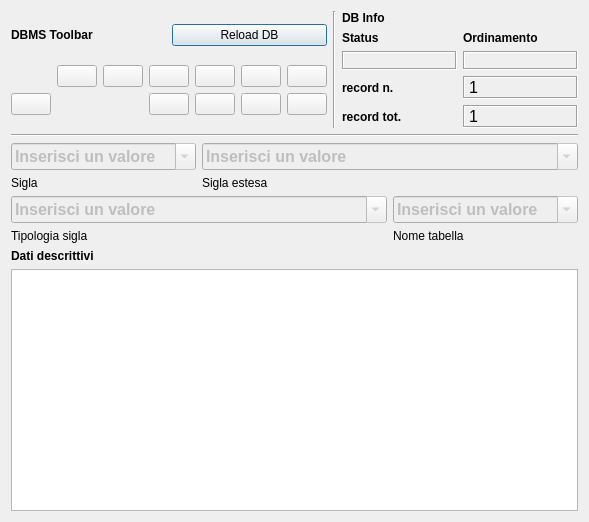
<?xml version="1.0" encoding="UTF-8"?>
<ui version="4.0">
 <class>DialogThesaurus</class>
 <widget class="QDialog" name="DialogThesaurus">
  <property name="geometry">
   <rect>
    <x>0</x>
    <y>0</y>
    <width>589</width>
    <height>522</height>
   </rect>
  </property>
  <property name="minimumSize">
   <size>
    <width>540</width>
    <height>400</height>
   </size>
  </property>
  <property name="windowTitle">
   <string>pyArchInit Gestione Beni culturali - Thesaurus</string>
  </property>
  <property name="windowIcon">
   <iconset resource="resources.qrc">
    <normaloff>:/images/iconSite.png</normaloff>:/images/iconSite.png</iconset>
  </property>
  <layout class="QGridLayout" name="gridLayout_6">
   <item row="0" column="0" colspan="3">
    <layout class="QHBoxLayout" name="horizontalLayout">
     <item>
      <layout class="QGridLayout" name="gridLayout_2">
       <item row="0" column="0">
        <widget class="QLabel" name="label_29">
         <property name="font">
          <font>
           <weight>75</weight>
           <bold>true</bold>
          </font>
         </property>
         <property name="text">
          <string>DBMS Toolbar</string>
         </property>
        </widget>
       </item>
       <item row="0" column="1">
        <widget class="QPushButton" name="pushButton_connect">
         <property name="text">
          <string>Reload DB</string>
         </property>
        </widget>
       </item>
       <item row="1" column="0" colspan="2">
        <layout class="QGridLayout" name="gridLayout">
         <item row="0" column="5">
          <widget class="QPushButton" name="pushButton_first_rec">
           <property name="toolTip">
            <string>First rec</string>
           </property>
           <property name="text">
            <string/>
           </property>
           <property name="icon">
            <iconset resource="resources.qrc">
             <normaloff>:/images/5_leftArrows.png</normaloff>:/images/5_leftArrows.png</iconset>
           </property>
          </widget>
         </item>
         <item row="0" column="6">
          <widget class="QPushButton" name="pushButton_next_rec">
           <property name="toolTip">
            <string>Next rec</string>
           </property>
           <property name="text">
            <string/>
           </property>
           <property name="icon">
            <iconset resource="resources.qrc">
             <normaloff>:/images/6_rightArrow.png</normaloff>:/images/6_rightArrow.png</iconset>
           </property>
          </widget>
         </item>
         <item row="0" column="7">
          <widget class="QPushButton" name="pushButton_last_rec">
           <property name="toolTip">
            <string>Last rec</string>
           </property>
           <property name="text">
            <string/>
           </property>
           <property name="icon">
            <iconset resource="resources.qrc">
             <normaloff>:/images/7_rightArrows.png</normaloff>:/images/7_rightArrows.png</iconset>
           </property>
          </widget>
         </item>
         <item row="0" column="8">
          <widget class="QPushButton" name="pushButton_new_rec">
           <property name="font">
            <font>
             <pointsize>9</pointsize>
            </font>
           </property>
           <property name="toolTip">
            <string>New record</string>
           </property>
           <property name="text">
            <string/>
           </property>
           <property name="icon">
            <iconset resource="resources.qrc">
             <normaloff>:/images/newrec.png</normaloff>:/images/newrec.png</iconset>
           </property>
          </widget>
         </item>
         <item row="0" column="9">
          <widget class="QPushButton" name="pushButton_save">
           <property name="font">
            <font>
             <pointsize>9</pointsize>
            </font>
           </property>
           <property name="toolTip">
            <string>Save</string>
           </property>
           <property name="text">
            <string/>
           </property>
           <property name="icon">
            <iconset resource="resources.qrc">
             <normaloff>:/images/b_save.png</normaloff>:/images/b_save.png</iconset>
           </property>
           <property name="autoDefault">
            <bool>false</bool>
           </property>
          </widget>
         </item>
         <item row="1" column="6">
          <widget class="QPushButton" name="pushButton_new_search">
           <property name="font">
            <font>
             <pointsize>9</pointsize>
            </font>
           </property>
           <property name="toolTip">
            <string>new search</string>
           </property>
           <property name="text">
            <string/>
           </property>
           <property name="icon">
            <iconset resource="resources.qrc">
             <normaloff>:/images/new_search.png</normaloff>:/images/new_search.png</iconset>
           </property>
          </widget>
         </item>
         <item row="1" column="7">
          <widget class="QPushButton" name="pushButton_search_go">
           <property name="font">
            <font>
             <pointsize>9</pointsize>
            </font>
           </property>
           <property name="toolTip">
            <string>search !!!</string>
           </property>
           <property name="text">
            <string/>
           </property>
           <property name="icon">
            <iconset resource="resources.qrc">
             <normaloff>:/images/search.png</normaloff>:/images/search.png</iconset>
           </property>
          </widget>
         </item>
         <item row="1" column="8">
          <widget class="QPushButton" name="pushButton_sort">
           <property name="font">
            <font>
             <pointsize>9</pointsize>
            </font>
           </property>
           <property name="toolTip">
            <string>Order by</string>
           </property>
           <property name="text">
            <string/>
           </property>
           <property name="icon">
            <iconset resource="resources.qrc">
             <normaloff>:/images/sort.png</normaloff>:/images/sort.png</iconset>
           </property>
          </widget>
         </item>
         <item row="1" column="9">
          <widget class="QPushButton" name="pushButton_view_all">
           <property name="font">
            <font>
             <pointsize>9</pointsize>
            </font>
           </property>
           <property name="toolTip">
            <string>View alls records</string>
           </property>
           <property name="text">
            <string/>
           </property>
           <property name="icon">
            <iconset resource="resources.qrc">
             <normaloff>:/images/view_all.png</normaloff>:/images/view_all.png</iconset>
           </property>
          </widget>
         </item>
         <item row="0" column="4">
          <widget class="QPushButton" name="pushButton_prev_rec">
           <property name="toolTip">
            <string>Prev rec</string>
           </property>
           <property name="text">
            <string/>
           </property>
           <property name="icon">
            <iconset resource="resources.qrc">
             <normaloff>:/images/4_leftArrow.png</normaloff>:/images/4_leftArrow.png</iconset>
           </property>
          </widget>
         </item>
         <item row="1" column="2">
          <widget class="QPushButton" name="pushButton_delete">
           <property name="enabled">
            <bool>true</bool>
           </property>
           <property name="font">
            <font>
             <pointsize>9</pointsize>
            </font>
           </property>
           <property name="toolTip">
            <string>Delete record</string>
           </property>
           <property name="text">
            <string/>
           </property>
           <property name="icon">
            <iconset resource="resources.qrc">
             <normaloff>:/images/delete.png</normaloff>:/images/delete.png</iconset>
           </property>
          </widget>
         </item>
        </layout>
       </item>
      </layout>
     </item>
     <item>
      <widget class="Line" name="line_6">
       <property name="orientation">
        <enum>Qt::Vertical</enum>
       </property>
      </widget>
     </item>
     <item>
      <layout class="QGridLayout" name="gridLayout_5">
       <item row="0" column="0">
        <widget class="QLabel" name="label_42">
         <property name="font">
          <font>
           <weight>75</weight>
           <bold>true</bold>
          </font>
         </property>
         <property name="autoFillBackground">
          <bool>true</bool>
         </property>
         <property name="text">
          <string>DB Info</string>
         </property>
        </widget>
       </item>
       <item row="1" column="0">
        <layout class="QGridLayout" name="gridLayout_4">
         <item row="0" column="1">
          <widget class="QLabel" name="label_43">
           <property name="font">
            <font>
             <pointsize>9</pointsize>
             <weight>75</weight>
             <bold>true</bold>
            </font>
           </property>
           <property name="text">
            <string>Ordinamento</string>
           </property>
           <property name="margin">
            <number>0</number>
           </property>
          </widget>
         </item>
         <item row="1" column="0">
          <widget class="QLabel" name="label_status">
           <property name="minimumSize">
            <size>
             <width>40</width>
             <height>0</height>
            </size>
           </property>
           <property name="font">
            <font>
             <pointsize>10</pointsize>
             <weight>75</weight>
             <bold>true</bold>
            </font>
           </property>
           <property name="cursor">
            <cursorShape>ForbiddenCursor</cursorShape>
           </property>
           <property name="mouseTracking">
            <bool>false</bool>
           </property>
           <property name="contextMenuPolicy">
            <enum>Qt::DefaultContextMenu</enum>
           </property>
           <property name="frameShape">
            <enum>QFrame::Box</enum>
           </property>
           <property name="frameShadow">
            <enum>QFrame::Sunken</enum>
           </property>
           <property name="text">
            <string/>
           </property>
           <property name="alignment">
            <set>Qt::AlignCenter</set>
           </property>
           <property name="margin">
            <number>0</number>
           </property>
          </widget>
         </item>
         <item row="1" column="1">
          <widget class="QLabel" name="label_sort">
           <property name="font">
            <font>
             <pointsize>10</pointsize>
             <weight>75</weight>
             <bold>true</bold>
            </font>
           </property>
           <property name="cursor">
            <cursorShape>ForbiddenCursor</cursorShape>
           </property>
           <property name="mouseTracking">
            <bool>false</bool>
           </property>
           <property name="contextMenuPolicy">
            <enum>Qt::DefaultContextMenu</enum>
           </property>
           <property name="frameShape">
            <enum>QFrame::Box</enum>
           </property>
           <property name="frameShadow">
            <enum>QFrame::Sunken</enum>
           </property>
           <property name="text">
            <string/>
           </property>
           <property name="alignment">
            <set>Qt::AlignCenter</set>
           </property>
           <property name="margin">
            <number>0</number>
           </property>
          </widget>
         </item>
         <item row="0" column="0">
          <widget class="QLabel" name="label_34">
           <property name="font">
            <font>
             <pointsize>9</pointsize>
             <weight>75</weight>
             <bold>true</bold>
            </font>
           </property>
           <property name="text">
            <string>Status</string>
           </property>
           <property name="margin">
            <number>0</number>
           </property>
          </widget>
         </item>
        </layout>
       </item>
       <item row="2" column="0">
        <layout class="QGridLayout" name="gridLayout_3">
         <item row="0" column="0">
          <widget class="QLabel" name="label_27">
           <property name="font">
            <font>
             <pointsize>9</pointsize>
             <weight>75</weight>
             <bold>true</bold>
            </font>
           </property>
           <property name="text">
            <string>record n.</string>
           </property>
           <property name="margin">
            <number>0</number>
           </property>
          </widget>
         </item>
         <item row="0" column="1">
          <widget class="QLabel" name="label_rec_corrente">
           <property name="font">
            <font>
             <family>Microsoft Sans Serif</family>
             <pointsize>12</pointsize>
            </font>
           </property>
           <property name="cursor">
            <cursorShape>ForbiddenCursor</cursorShape>
           </property>
           <property name="mouseTracking">
            <bool>false</bool>
           </property>
           <property name="contextMenuPolicy">
            <enum>Qt::DefaultContextMenu</enum>
           </property>
           <property name="frameShape">
            <enum>QFrame::Box</enum>
           </property>
           <property name="frameShadow">
            <enum>QFrame::Sunken</enum>
           </property>
           <property name="text">
            <string>1</string>
           </property>
          </widget>
         </item>
         <item row="1" column="0">
          <widget class="QLabel" name="label_28">
           <property name="font">
            <font>
             <pointsize>9</pointsize>
             <weight>75</weight>
             <bold>true</bold>
            </font>
           </property>
           <property name="text">
            <string>record tot.</string>
           </property>
           <property name="margin">
            <number>0</number>
           </property>
          </widget>
         </item>
         <item row="1" column="1">
          <widget class="QLabel" name="label_rec_tot">
           <property name="font">
            <font>
             <family>Microsoft Sans Serif</family>
             <pointsize>12</pointsize>
            </font>
           </property>
           <property name="cursor">
            <cursorShape>ForbiddenCursor</cursorShape>
           </property>
           <property name="mouseTracking">
            <bool>false</bool>
           </property>
           <property name="contextMenuPolicy">
            <enum>Qt::DefaultContextMenu</enum>
           </property>
           <property name="frameShape">
            <enum>QFrame::Box</enum>
           </property>
           <property name="frameShadow">
            <enum>QFrame::Sunken</enum>
           </property>
           <property name="text">
            <string>1</string>
           </property>
          </widget>
         </item>
        </layout>
       </item>
      </layout>
     </item>
    </layout>
   </item>
   <item row="1" column="0" colspan="3">
    <widget class="Line" name="line_8">
     <property name="font">
      <font>
       <weight>75</weight>
       <bold>true</bold>
      </font>
     </property>
     <property name="orientation">
      <enum>Qt::Horizontal</enum>
     </property>
    </widget>
   </item>
   <item row="2" column="0">
    <widget class="QComboBox" name="comboBox_sigla">
     <property name="enabled">
      <bool>false</bool>
     </property>
     <property name="minimumSize">
      <size>
       <width>100</width>
       <height>0</height>
      </size>
     </property>
     <property name="font">
      <font>
       <pointsize>12</pointsize>
       <weight>75</weight>
       <bold>true</bold>
      </font>
     </property>
     <property name="mouseTracking">
      <bool>true</bool>
     </property>
     <property name="editable">
      <bool>true</bool>
     </property>
     <property name="maxVisibleItems">
      <number>99999</number>
     </property>
     <property name="maxCount">
      <number>2147483647</number>
     </property>
     <item>
      <property name="text">
       <string>Inserisci un valore</string>
      </property>
     </item>
    </widget>
   </item>
   <item row="2" column="1" colspan="2">
    <widget class="QComboBox" name="comboBox_sigla_estesa">
     <property name="enabled">
      <bool>false</bool>
     </property>
     <property name="minimumSize">
      <size>
       <width>150</width>
       <height>0</height>
      </size>
     </property>
     <property name="font">
      <font>
       <pointsize>12</pointsize>
       <weight>75</weight>
       <bold>true</bold>
      </font>
     </property>
     <property name="mouseTracking">
      <bool>true</bool>
     </property>
     <property name="editable">
      <bool>true</bool>
     </property>
     <property name="maxVisibleItems">
      <number>99999</number>
     </property>
     <property name="maxCount">
      <number>2147483647</number>
     </property>
     <item>
      <property name="text">
       <string>Inserisci un valore</string>
      </property>
     </item>
    </widget>
   </item>
   <item row="3" column="0">
    <widget class="QLabel" name="label">
     <property name="text">
      <string>Sigla</string>
     </property>
    </widget>
   </item>
   <item row="3" column="1">
    <widget class="QLabel" name="label_2">
     <property name="text">
      <string>Sigla estesa</string>
     </property>
    </widget>
   </item>
   <item row="4" column="0" colspan="2">
    <widget class="QComboBox" name="comboBox_tipologia_sigla">
     <property name="enabled">
      <bool>false</bool>
     </property>
     <property name="minimumSize">
      <size>
       <width>100</width>
       <height>0</height>
      </size>
     </property>
     <property name="font">
      <font>
       <pointsize>12</pointsize>
       <weight>75</weight>
       <bold>true</bold>
      </font>
     </property>
     <property name="mouseTracking">
      <bool>true</bool>
     </property>
     <property name="editable">
      <bool>true</bool>
     </property>
     <property name="maxVisibleItems">
      <number>99999</number>
     </property>
     <property name="maxCount">
      <number>2147483647</number>
     </property>
     <item>
      <property name="text">
       <string>Inserisci un valore</string>
      </property>
     </item>
    </widget>
   </item>
   <item row="4" column="2">
    <widget class="QComboBox" name="comboBox_nome_tabella">
     <property name="enabled">
      <bool>false</bool>
     </property>
     <property name="minimumSize">
      <size>
       <width>100</width>
       <height>0</height>
      </size>
     </property>
     <property name="font">
      <font>
       <pointsize>12</pointsize>
       <weight>75</weight>
       <bold>true</bold>
      </font>
     </property>
     <property name="mouseTracking">
      <bool>true</bool>
     </property>
     <property name="editable">
      <bool>true</bool>
     </property>
     <property name="maxVisibleItems">
      <number>99999</number>
     </property>
     <property name="maxCount">
      <number>2147483647</number>
     </property>
     <item>
      <property name="text">
       <string>Inserisci un valore</string>
      </property>
     </item>
    </widget>
   </item>
   <item row="5" column="0">
    <widget class="QLabel" name="label_11">
     <property name="text">
      <string>Tipologia sigla</string>
     </property>
    </widget>
   </item>
   <item row="5" column="2">
    <widget class="QLabel" name="label_10">
     <property name="text">
      <string>Nome tabella</string>
     </property>
    </widget>
   </item>
   <item row="6" column="0" colspan="3">
    <layout class="QVBoxLayout" name="verticalLayout_3">
     <item>
      <widget class="QLabel" name="label_13">
       <property name="font">
        <font>
         <weight>75</weight>
         <bold>true</bold>
        </font>
       </property>
       <property name="text">
        <string>Dati descrittivi</string>
       </property>
      </widget>
     </item>
     <item>
      <widget class="QTextEdit" name="textEdit_descrizione_sigla">
       <property name="minimumSize">
        <size>
         <width>0</width>
         <height>20</height>
        </size>
       </property>
       <property name="maximumSize">
        <size>
         <width>16777215</width>
         <height>16000000</height>
        </size>
       </property>
       <property name="font">
        <font>
         <pointsize>10</pointsize>
        </font>
       </property>
      </widget>
     </item>
    </layout>
   </item>
  </layout>
 </widget>
 <resources>
  <include location="resources.qrc"/>
 </resources>
 <connections/>
</ui>
